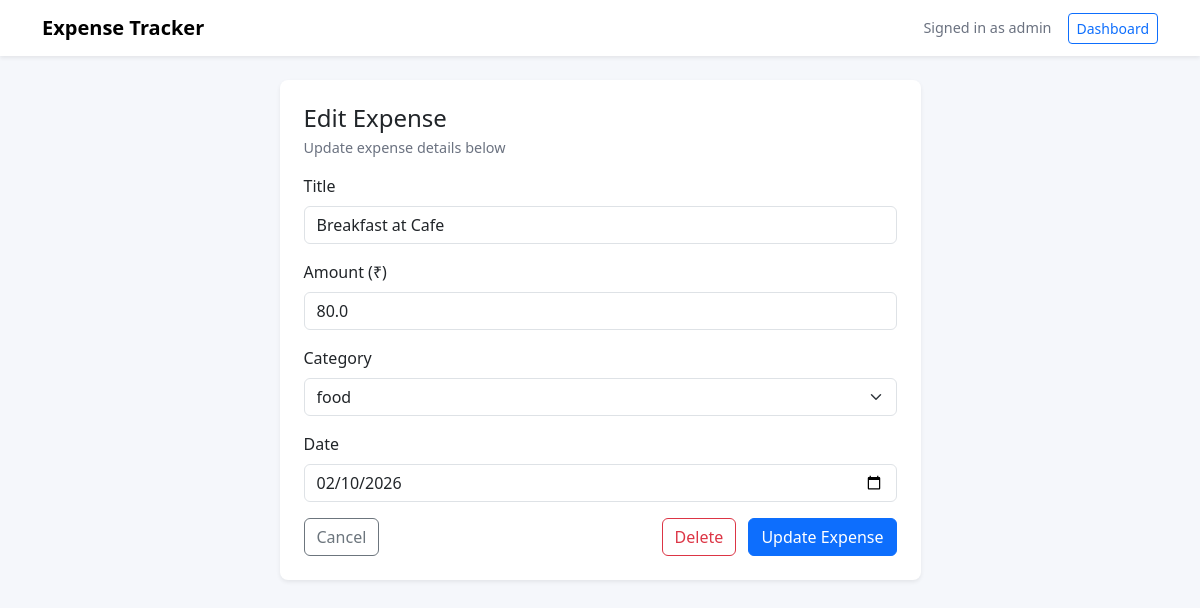
The app's page /edit/1/ (signed in) with its own data.
### tracker/models.py (models this page shows, shortened)
class Expense(models.Model):
    user = models.ForeignKey(User, on_delete=models.CASCADE)
    category = models.ForeignKey(Category, on_delete=models.CASCADE)
    title = models.CharField(max_length=100)
    amount = models.FloatField()
    date = models.DateField()

class Category(models.Model):
    name = models.CharField(max_length=100)

### tracker/views.py (the view, shortened to what this page needs)
# urls.py: path('edit/<int:expense_id>/', views.edit_expense, name='edit_expense'),
@login_required
def edit_expense(request, expense_id):
    expense = get_object_or_404(Expense, id=expense_id, user=request.user)
    categories = Category.objects.all()
    return render(request, 'tracker/edit_expense.html', {
        'expense': expense,
        'categories': categories
    })

### tracker/templates/tracker/edit_expense.html (shortened to what this page needs)
<!DOCTYPE html>
<html lang="en">
  <head>
    <link href="https://cdn.jsdelivr.net/npm/bootstrap@5.3.2/dist/css/bootstrap.min.css" rel="stylesheet">
  </head>
  <body>
    <nav class="navbar navbar-expand bg-white shadow-sm mb-4">
      <div class="container">
        <a class="navbar-brand fw-bold" href="/">Expense Tracker</a>
        <div class="d-flex align-items-center">
          <span class="me-3 small-muted">Signed in as {{ user.username }}</span>
          <a class="btn btn-outline-primary btn-sm" href="{% url 'dashboard' %}">Dashboard</a>
        </div>
      </div>
    </nav>
    <div class="container">
      <div class="row justify-content-center">
        <div class="col-md-7">
          <div class="card shadow-sm p-4">
            <h4 class="mb-1">Edit Expense</h4>
            <p class="small-muted mb-3">Update expense details below</p>
            <form method="POST" novalidate>
              <div class="mb-3">
                <label class="form-label">Title</label>
                <input type="text" name="title" class="form-control" placeholder="e.g., Grocery" value="{{ expense.title }}" required>
              </div>
              <div class="mb-3">
                <label class="form-label">Amount (₹)</label>
                <input type="number" name="amount" step="0.01" class="form-control" placeholder="0.00" value="{{ expense.amount }}" required>
              </div>
              <div class="mb-3">
                <label class="form-label">Category</label>
                <select name="category" class="form-select" required>
                  {% for category in categories %}
                    <option value="{{ category.id }}" {% if category.id == expense.category.id %}selected{% endif %}>
                      {{ category.name }}
                    </option>
                  {% endfor %}
                </select>
              </div>
              <div class="mb-3">
                <label class="form-label">Date</label>
                <input type="date" name="date" class="form-control" value="{{ expense.date|date:'Y-m-d' }}" required>
              </div>
              <div class="d-flex justify-content-between">
                <a href="{% url 'dashboard' %}" class="btn btn-outline-secondary">Cancel</a>
                <div>
                  <a href="{% url 'delete_expense' expense.id %}" class="btn btn-outline-danger me-2" onclick="return confirm('Are you sure you want to delete this expense?');">Delete</a>
                  <button type="submit" class="btn btn-primary">Update Expense</button>
                </div>
              </div>
            </form>
          </div>
        </div>
      </div>
    </div>
  </body>
</html>

### tracker/templates/tracker/edit_expense.html (style rules this page uses)
body { background:#f5f7fb; }
.small-muted { font-size:0.9rem; color:#6b7280; }
.card { border: none; border-radius: 0.5rem; }

### records on screen
Expense: title "Breakfast at Cafe", amount "80.0", category "food", date "02/10/2026"

### other values on screen
{{ user.username }} "admin"
